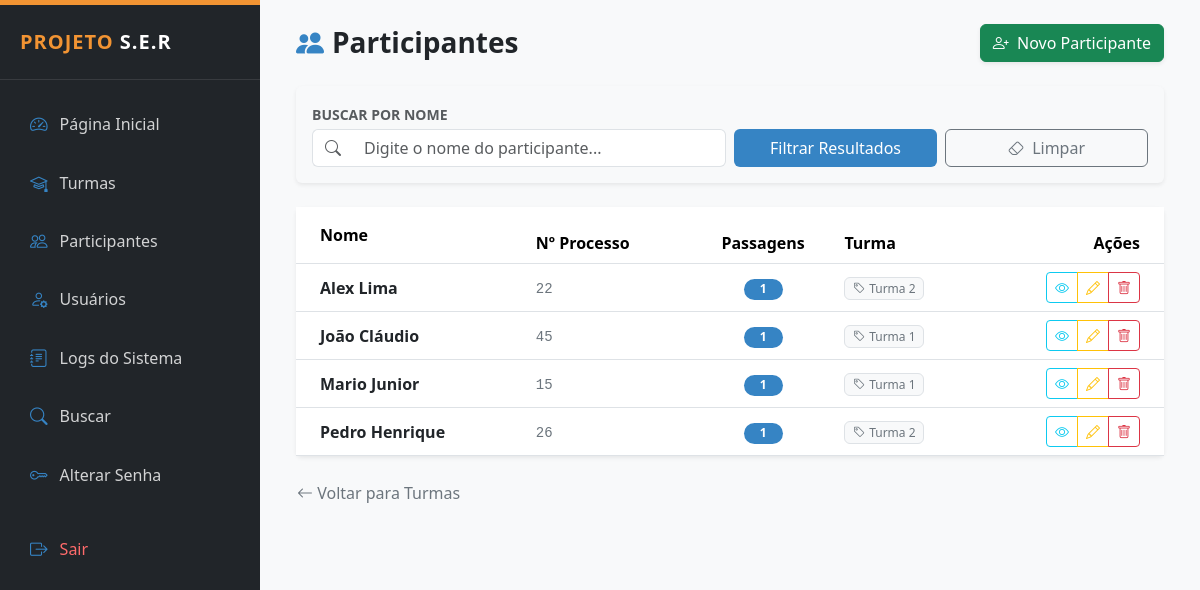
The page /public/participantes_lista.php (signed in) on the database as committed earlier.
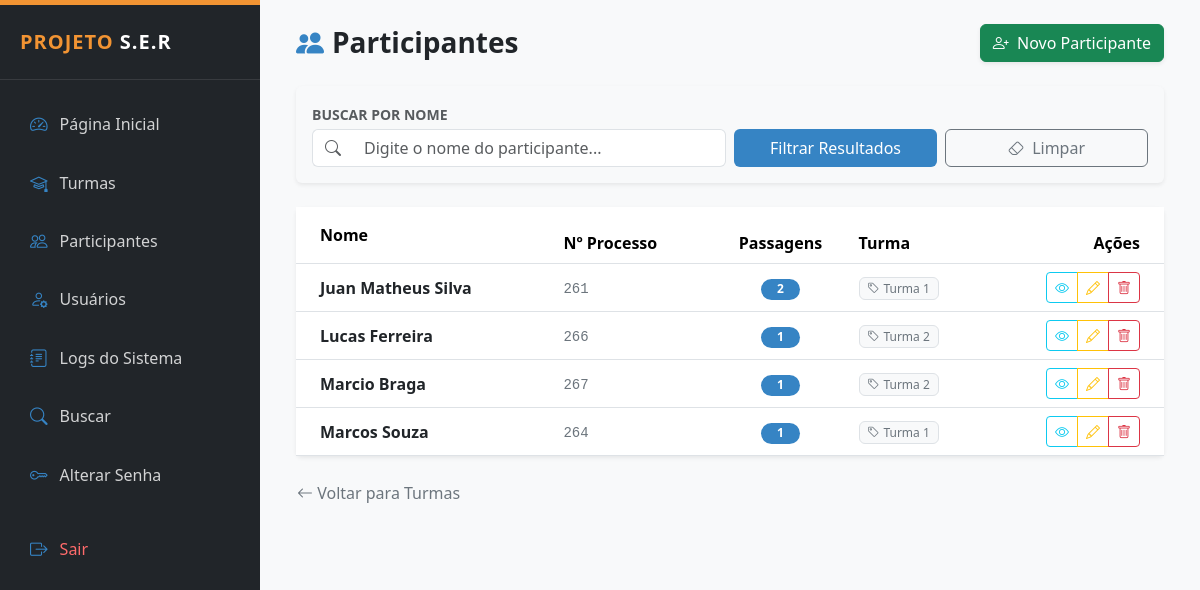
The same page on the database as committed later.
### tables this page shows
CREATE TABLE `participantes` (
  `id` int(11) NOT NULL,
  `nome` varchar(120) NOT NULL,
  `numero_processo` varchar(50) DEFAULT NULL,
  `cpf` varchar(11) DEFAULT NULL,
  `data_nascimento` date DEFAULT NULL,
  `telefone` varchar(20) DEFAULT NULL,
  `email` varchar(120) DEFAULT NULL,
  `endereco` varchar(150) DEFAULT NULL,
  `bairro` varchar(100) DEFAULT NULL,
  `turma_id` int(11) DEFAULT NULL,
  `observacoes` text DEFAULT NULL,
  `criado_em` timestamp NOT NULL DEFAULT current_timestamp(),
  `caso_id` int(11) DEFAULT NULL,
  `status` enum('ativo','inativo') DEFAULT 'ativo',
  `total_passagens` int(11) DEFAULT 1
);

CREATE TABLE `turmas` (
  `id` int(11) NOT NULL,
  `nome` varchar(120) NOT NULL,
  `descricao` text DEFAULT NULL,
  `responsavel` varchar(100) DEFAULT NULL,
  `data_inicio` date DEFAULT NULL,
  `data_fim` date DEFAULT NULL,
  `status` enum('ativa','encerrada') DEFAULT 'ativa',
  `criado_em` timestamp NOT NULL DEFAULT current_timestamp(),
  `usuario_id` int(11) DEFAULT NULL
);

### public/participantes_lista.php (the view, shortened to what the changed rows need)
<?php
require_once __DIR__ . "/../config/conexao.php";
require_once __DIR__ . "/../layout/admin_header.php";
$turma_id = $_GET['turma_id'] ?? null;
$sql = "
    SELECT p.id, p.nome, p.numero_processo, p.total_passagens, p.observacoes, t.nome AS turma
    FROM participantes p
    JOIN turmas t ON t.id = p.turma_id
    WHERE 1=1
";
$params = [];
$sql .= " ORDER BY p.nome";
$stmt = $pdo->prepare($sql);
$stmt->execute($params);
$participantes = $stmt->fetchAll(PDO::FETCH_ASSOC);
?>
<div class="container-fluid">
    <div class="card border-0 shadow-sm">
        <div class="card-body p-0">
            <div class="table-responsive">
                <table class="table table-hover align-middle mb-0">
                    <thead class="bg-light">
                        <tr>
                            <th class="ps-4 py-3">Nome</th>
                            <th>Nº Processo</th>
                            <th class="text-center">Passagens</th>
                            <th>Turma</th>
                            <th class="text-end pe-4">Ações</th>
                        </tr>
                    </thead>
                    <tbody>
                        <?php foreach ($participantes as $p): ?>
                        <tr>
                            <td class="ps-4">
                                <div class="fw-bold text-dark"><?= htmlspecialchars($p['nome']) ?></div>
                            </td>
                            <td><code class="text-secondary"><?= htmlspecialchars($p['numero_processo']) ?></code></td>
                            <td class="text-center">
                                <span class="badge rounded-pill badge-passagens px-3">
                                    <?= $p['total_passagens'] ?? 0 ?>
                                </span>
                            </td>
                            <td>
                                <span class="badge bg-light text-secondary border fw-normal">
                                    <i class="bi bi-tag me-1"></i><?= htmlspecialchars($p['turma']) ?>
                                </span>
                            </td>
                            <td class="text-end pe-4">
                                <div class="btn-group">
                                    <a href="participantes_detalhes.php?id=<?= $p['id'] ?>" class="btn btn-sm btn-outline-info" title="Ver Detalhes">
                                        <i class="bi bi-eye"></i>
                                    </a>
                                    <a href="participantes_editar.php?id=<?= $p['id'] ?>&turma_id=<?= $turma_id ?>" class="btn btn-sm btn-outline-warning" title="Editar">
                                        <i class="bi bi-pencil"></i>
                                    </a>
                                    <a href="participantes_excluir.php?id=<?= $p['id'] ?>&turma_id=<?= $turma_id ?>"
                                       class="btn btn-sm btn-outline-danger"
                                       onclick="return confirm('Deseja excluir este participante?')" title="Excluir">
                                        <i class="bi bi-trash"></i>
                                    </a>
                                </div>
                            </td>
                        </tr>
                        <?php endforeach; ?>
                    </tbody>
                </table>
            </div>
        </div>
    </div>
</div>
<?php require_once __DIR__ . '/../layout/admin_footer.php'; ?>

Rows that differ between the two databases and show on the page:
removed participantes: nome "Alex Lima", numero_processo "22", total_passagens "1", turma.nome "Turma 2"
removed participantes: nome "João Cláudio", numero_processo "45", total_passagens "1", turma.nome "Turma 1"
removed participantes: nome "Mario Junior", numero_processo "15", total_passagens "1", turma.nome "Turma 1"
removed participantes: nome "Pedro Henrique", numero_processo "26", total_passagens "1", turma.nome "Turma 2"
added participantes: nome "Juan Matheus Silva", numero_processo "261", total_passagens "2", turma.nome "Turma 1"
added participantes: nome "Lucas Ferreira", numero_processo "266", total_passagens "1", turma.nome "Turma 2"
added participantes: nome "Marcio Braga", numero_processo "267", total_passagens "1", turma.nome "Turma 2"
added participantes: nome "Marcos Souza", numero_processo "264", total_passagens "1", turma.nome "Turma 1"
